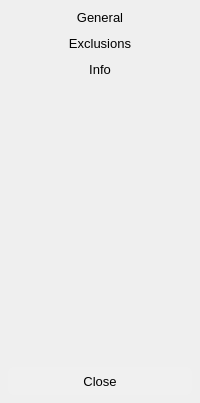
       <widget class="QFrame" name="sider_frame">
        <property name="minimumSize">
         <size>
          <width>150</width>
          <height>0</height>
         </size>
        </property>
        <property name="font">
         <font>
          <pointsize>10</pointsize>
         </font>
        </property>
        <property name="styleSheet">
         <string notr="true">QFrame#sider_frame {
border-top-left-radius: 8px;
border-bottom-left-radius: 8px;
border: 1px solid rgba(255, 255, 255, 30);
border-right: 2px solid rgba(12, 12, 12, 100);
background: transparent;
};
</string>
        </property>
        <layout class="QVBoxLayout" name="vlayout_sider_frame">
         <property name="spacing">
          <number>0</number>
         </property>
         <property name="leftMargin">
          <number>0</number>
         </property>
         <property name="topMargin">
          <number>0</number>
         </property>
         <property name="rightMargin">
          <number>0</number>
         </property>
         <property name="bottomMargin">
          <number>0</number>
         </property>
         <item>
          <widget class="QFrame" name="top_btns_sider">
           <property name="font">
            <font>
             <pointsize>10</pointsize>
            </font>
           </property>
           <property name="styleSheet">
            <string notr="true">QFrame#top_btns_sider {
margin: 4px;
}
QToolButton#general_top_btns_sider,
QToolButton#exclusions_top_btns_sider,
QToolButton#info_top_btns_sider {
margin: 4px;
border-radius: 6px;
}
QToolButton#general_top_btns_sider:hover,
QToolButton#exclusions_top_btns_sider:hover,
QToolButton#info_top_btns_sider:hover {
background: rgba(255, 255, 255, 25);
}
QToolButton#general_top_btns_sider:pressed,
QToolButton#exclusions_top_btns_sider:pressed,
QToolButton#info_top_btns_sider:pressed {
background: rgba(255, 255, 255, 15);
}</string>
           </property>
           <layout class="QVBoxLayout" name="vlayout_top_btns_sider">
            <property name="spacing">
             <number>0</number>
            </property>
            <property name="leftMargin">
             <number>0</number>
            </property>
            <property name="topMargin">
             <number>0</number>
            </property>
            <property name="rightMargin">
             <number>0</number>
            </property>
            <property name="bottomMargin">
             <number>0</number>
            </property>
            <item>
             <widget class="QToolButton" name="general_top_btns_sider">
              <property name="sizePolicy">
               <sizepolicy hsizetype="Preferred" vsizetype="Preferred">
                <horstretch>0</horstretch>
                <verstretch>0</verstretch>
               </sizepolicy>
              </property>
              <property name="font">
               <font>
                <pointsize>10</pointsize>
               </font>
              </property>
              <property name="text">
               <string>General</string>
              </property>
              <property name="icon">
               <iconset resource="resources.qrc">
                <normaloff>:/icons/icons/SettingsRegular.svg</normaloff>:/icons/icons/SettingsRegular.svg</iconset>
              </property>
              <property name="iconSize">
               <size>
                <width>48</width>
                <height>48</height>
               </size>
              </property>
              <property name="toolButtonStyle">
               <enum>Qt::ToolButtonStyle::ToolButtonTextUnderIcon</enum>
              </property>
             </widget>
            </item>
            <item>
             <widget class="QToolButton" name="exclusions_top_btns_sider">
              <property name="sizePolicy">
               <sizepolicy hsizetype="Preferred" vsizetype="Preferred">
                <horstretch>0</horstretch>
                <verstretch>0</verstretch>
               </sizepolicy>
              </property>
              <property name="font">
               <font>
                <pointsize>10</pointsize>
               </font>
              </property>
              <property name="styleSheet">
               <string notr="true"/>
              </property>
              <property name="text">
               <string>Exclusions</string>
              </property>
              <property name="icon">
               <iconset resource="resources.qrc">
                <normaloff>:/icons/icons/TableSimpleExcludeRegular.svg</normaloff>:/icons/icons/TableSimpleExcludeRegular.svg</iconset>
              </property>
              <property name="iconSize">
               <size>
                <width>48</width>
                <height>48</height>
               </size>
              </property>
              <property name="toolButtonStyle">
               <enum>Qt::ToolButtonStyle::ToolButtonTextUnderIcon</enum>
              </property>
             </widget>
            </item>
            <item>
             <widget class="QToolButton" name="info_top_btns_sider">
              <property name="sizePolicy">
               <sizepolicy hsizetype="Preferred" vsizetype="Preferred">
                <horstretch>0</horstretch>
                <verstretch>0</verstretch>
               </sizepolicy>
              </property>
              <property name="font">
               <font>
                <pointsize>10</pointsize>
               </font>
              </property>
              <property name="text">
               <string>Info</string>
              </property>
              <property name="icon">
               <iconset resource="resources.qrc">
                <normaloff>:/icons/icons/InfoRegular.svg</normaloff>:/icons/icons/InfoRegular.svg</iconset>
              </property>
              <property name="iconSize">
               <size>
                <width>48</width>
                <height>48</height>
               </size>
              </property>
              <property name="toolButtonStyle">
               <enum>Qt::ToolButtonStyle::ToolButtonTextUnderIcon</enum>
              </property>
             </widget>
            </item>
           </layout>
          </widget>
         </item>
         <item>
          <spacer name="vspacer_sider">
           <property name="font">
            <font>
             <pointsize>10</pointsize>
            </font>
           </property>
           <property name="orientation">
            <enum>Qt::Orientation::Vertical</enum>
           </property>
           <property name="sizeHint" stdset="0">
            <size>
             <width>20</width>
             <height>273</height>
            </size>
           </property>
          </spacer>
         </item>
         <item>
          <widget class="QFrame" name="bottom_btns_sider">
           <property name="font">
            <font>
             <pointsize>10</pointsize>
            </font>
           </property>
           <property name="styleSheet">
            <string notr="true">QFrame#bottom_btns_sider {
margin: 6px;
}
QPushButton#close_bottom_btns_sider {
margin: 2px;
padding-left: 7px;
padding-right: 7px;
border-radius: 6px;
background: rgba(255, 255, 255, 20);
}
QPushButton#close_bottom_btns_sider:hover {
background: rgba(255, 255, 255, 25);
}
QPushButton#close_bottom_btns_sider:pressed {
background: rgba(255, 255, 255, 15);
}</string>
           </property>
           <layout class="QVBoxLayout" name="vlayout_bottom_btns_sider">
            <property name="spacing">
             <number>0</number>
            </property>
            <property name="leftMargin">
             <number>0</number>
            </property>
            <property name="topMargin">
             <number>0</number>
            </property>
            <property name="rightMargin">
             <number>0</number>
            </property>
            <property name="bottomMargin">
             <number>0</number>
            </property>
            <item>
             <widget class="QPushButton" name="close_bottom_btns_sider">
              <property name="minimumSize">
               <size>
                <width>0</width>
                <height>32</height>
               </size>
              </property>
              <property name="font">
               <font>
                <pointsize>10</pointsize>
               </font>
              </property>
              <property name="text">
               <string>Close</string>
              </property>
              <property name="icon">
               <iconset resource="resources.qrc">
                <normaloff>:/icons/icons/CloseOutline.svg</normaloff>:/icons/icons/CloseOutline.svg</iconset>
              </property>
              <property name="iconSize">
               <size>
                <width>22</width>
                <height>22</height>
               </size>
              </property>
              <property name="flat">
               <bool>true</bool>
              </property>
             </widget>
            </item>
           </layout>
          </widget>
         </item>
        </layout>
       </widget>
